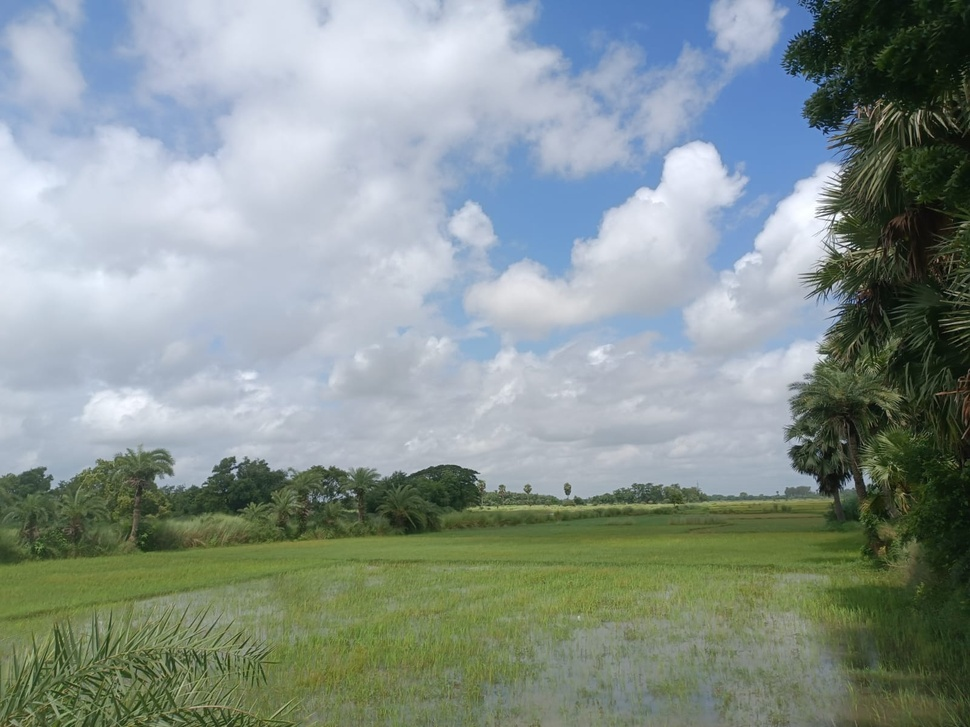
#> input picture musings/sample.jpg, 970 x 727 px, shrunk from 1600 x 1200 before the run
$ python smgbd.py
#> lines starting #> are read from the running program, lines starting #| are printed output that depends on the picture; long printed decimals are rounded
#> further down, image is the input picture: shape (727, 970, 3); mean R, G, B 135.3, 148.4, 144.4
#Compute GBD using segment maxima, enclose gamut surface using convex hull, triangulates to obtain the gamut volume in LAB units

import numpy as np
from skimage import io, color
import matplotlib.pyplot as plt
from scipy.spatial import ConvexHull
from mpl_toolkits.mplot3d.art3d import Poly3DCollection

def calculate_gbd_segment_maxima(image, m=16, n=16):
    # Convert the image to LAB color space
#> called with m = 16, n = 16
    lab_image = color.rgb2lab(image)
#> lab_image: shape (727, 970, 3) float64; mean of channels 0, 1, 2 59.6, -5, 1.2
    lab_flat = lab_image.reshape(-1, 3)

    # Convert LAB to spherical coordinates (using the formula for spherical coordinates in LAB)
    L, a, b = lab_flat[:, 0], lab_flat[:, 1], lab_flat[:, 2]
    radius = np.sqrt(a ** 2 + b ** 2)
    theta = np.degrees(np.arctan2(b, a)) % 360
    phi = np.degrees(np.arccos(L / 100.0))

    # Initialize the GBD matrix
    gbd_matrix = np.full((m, n, 3), -np.inf)

    # Populate the GBD matrix
    for i in range(len(L)):
        aindex = min(int(np.floor(theta[i] / (360 / m))), m - 1)
        yindex = min(int(np.floor(phi[i] / (180 / n))), n - 1)

        if radius[i] > gbd_matrix[aindex, yindex, 0]:
            gbd_matrix[aindex, yindex] = [radius[i], theta[i], phi[i]]
#> this loop made 705190 passes
#> (aindex, yindex) on passes 1 to 3: (12, 4), (12, 4), (12, 4)

    return gbd_matrix

def plot_gbd_with_convex_hull_and_calculate_volume(gbd_matrix, output_path='gamut_boundary.png'):
    # Convert spherical coordinates back to LAB for plotting
#> called with gbd_matrix = array of shape (16, 16, 3), output_path = 'gamut_boundary.png'
    radii = gbd_matrix[:, :, 0].flatten()
    thetas = np.radians(gbd_matrix[:, :, 1].flatten())
    phis = np.radians(gbd_matrix[:, :, 2].flatten())

    a_values = radii * np.cos(thetas)
    b_values = radii * np.sin(thetas)
    L_values = 100 * np.cos(phis)

    # Stack the LAB values to form the point cloud
    points = np.stack([L_values, a_values, b_values], axis=-1)
#> points = 256 rows, first 8: [nan, nan, nan], [nan, nan, nan], [nan, nan, nan], [nan, nan, nan], [nan, nan, nan], [54.1, 2.26, 0.81], [21.88, 4.68, 1.03], [10.95, 2.92, 1.08]

    # Filter out invalid points
    valid_points = points[np.isfinite(points).all(axis=1)]
#> valid_points = 94 rows, first 8: [54.1, 2.26, 0.81], [21.88, 4.68, 1.03], [10.95, 2.92, 1.08], [52.86, 3.62, 1.92], [19.95, 4.15, 2.98], [6.33, 5.32, 5.06], [39.48, 9.44, 12.6], [21.21, 9.78, 15.81]

    # Calculate the convex hull
    hull = ConvexHull(valid_points)

    # Plot the points and the convex hull
    fig = plt.figure()
    ax = fig.add_subplot(111, projection='3d')

    # Plot the LAB points
    ax.scatter(valid_points[:, 0], valid_points[:, 1], valid_points[:, 2],
               c=color.lab2rgb(valid_points.reshape(-1, 1, 3)).reshape(-1, 3), alpha=0.6)

    # Plot the convex hull
    for simplex in hull.simplices:
        ax.add_collection3d(Poly3DCollection([valid_points[simplex]], alpha=0.3, facecolor='cyan'))
#> this loop made 70 passes
#> simplex on passes 1 to 12: [80, 8, 5], [70, 27, 23], [6, 15, 16], [6, 74, 78], [86, 80, 5], [86, 80, 73], [86, 33, 5], [25, 33, 5], [25, 18, 5], [12, 8, 5], [12, 18, 5], [12, 18, 8]

    ax.set_xlabel('L*')
    ax.set_ylabel('a*')
    ax.set_zlabel('b*')
    ax.set_title('Segment Maxima Gamut Boundary Descriptor with Convex Hull in LAB Space', fontsize=8)

    # Save the plot without displaying it
    plt.savefig(output_path)
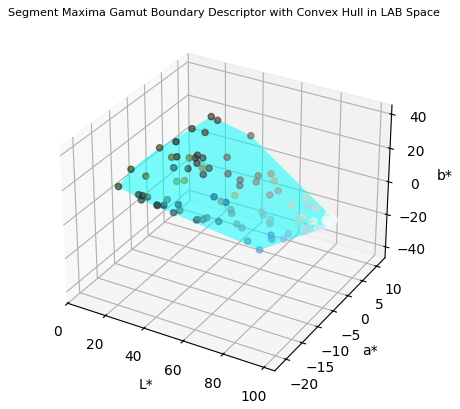
#> figure drawn by matplotlib, 1 panel
    plt.close()

    # Calculate and print the volume of the gamut
    gamut_volume = hull.volume
#> gamut_volume = 63323.2
    print(f"The volume of the gamut is: {gamut_volume} cubic LAB units")
#| The volume of the gamut is: 63323.188 cubic LAB units

# Example usage:
# Load your image
image = io.imread('sample.jpg')  # replace with your image path

# Calculate the GBD
gbd_matrix = calculate_gbd_segment_maxima(image, m=16, n=16)

# Plot the GBD, save the plot, and calculate the volume
plot_gbd_with_convex_hull_and_calculate_volume(gbd_matrix, output_path='gamut_boundary.png')

$ run again, with musings/DIY Spectrometer setup 1.jpg copied over musings/sample.jpg
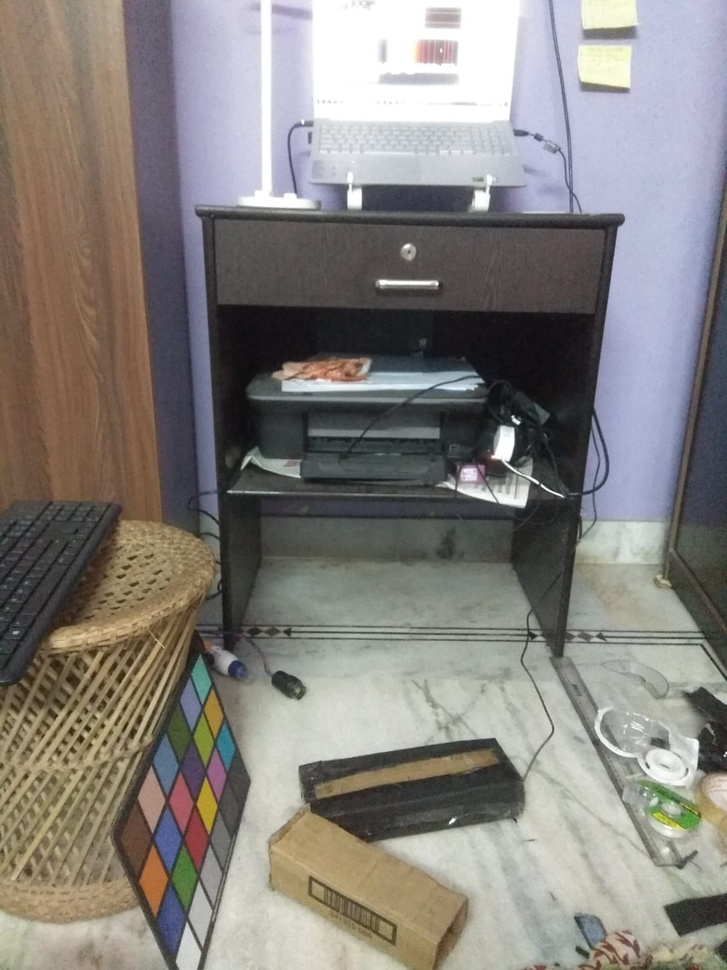
#> input picture musings/DIY Spectrometer setup 1.jpg, 727 x 970 px, shrunk from 1200 x 1600 before the run
#> image is the input picture: shape (970, 727, 3); mean R, G, B 134, 129.8, 125.5
#> lab_image: shape (970, 727, 3) float64; mean of channels 0, 1, 2 53.6, 1.2, 3.1
#> the loop in calculate_gbd_segment_maxima, `for i in range(len(L)):` made 705190 passes
#> (aindex, yindex) on passes 1 to 3: (3, 5), (3, 5), (3, 5)
#> points = 256 rows, first 8: [98.37, 1.99, 0.711], [94.62, 7.09, 0.395], [84.34, 8.36, 3.06], [73.68, 19.67, 5.36], [69.92, 18.57, 1.39], [38.29, 37.14, 14.86], [36.97, 38.7, 14.27], [17.92, 10.74, 2.92]
#> valid_points = 128 rows, first 8: [98.37, 1.99, 0.711], [94.62, 7.09, 0.395], [84.34, 8.36, 3.06], [73.68, 19.67, 5.36], [69.92, 18.57, 1.39], [38.29, 37.14, 14.86], [36.97, 38.7, 14.27], [17.92, 10.74, 2.92]
#> the loop in plot_gbd_with_convex_hull_and_calculate_volume, `for simplex in hull.simplices:` made 110 passes
#> simplex on passes 1 to 8: [15, 111, 79], [15, 111, 6], [98, 117, 101], [110, 117, 101], [110, 111, 6], [110, 117, 6], [85, 77, 79], [21, 11, 19]
#> in plot_gbd_with_convex_hull_and_calculate_volume, `plt.savefig(output_path)`:
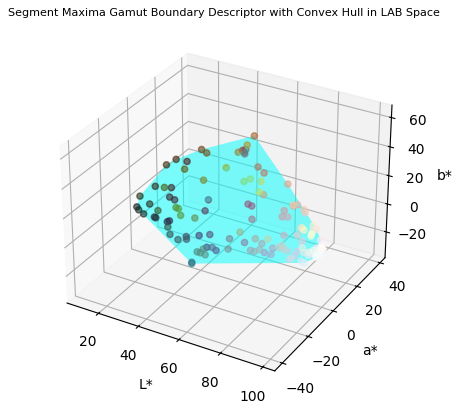
#> figure drawn by matplotlib, 1 panel
#> gamut_volume = 189308.3
#| The volume of the gamut is: 189308.349 cubic LAB units

$ run again, with musings/DIY Spectrometer setup 2.jpg copied over musings/sample.jpg
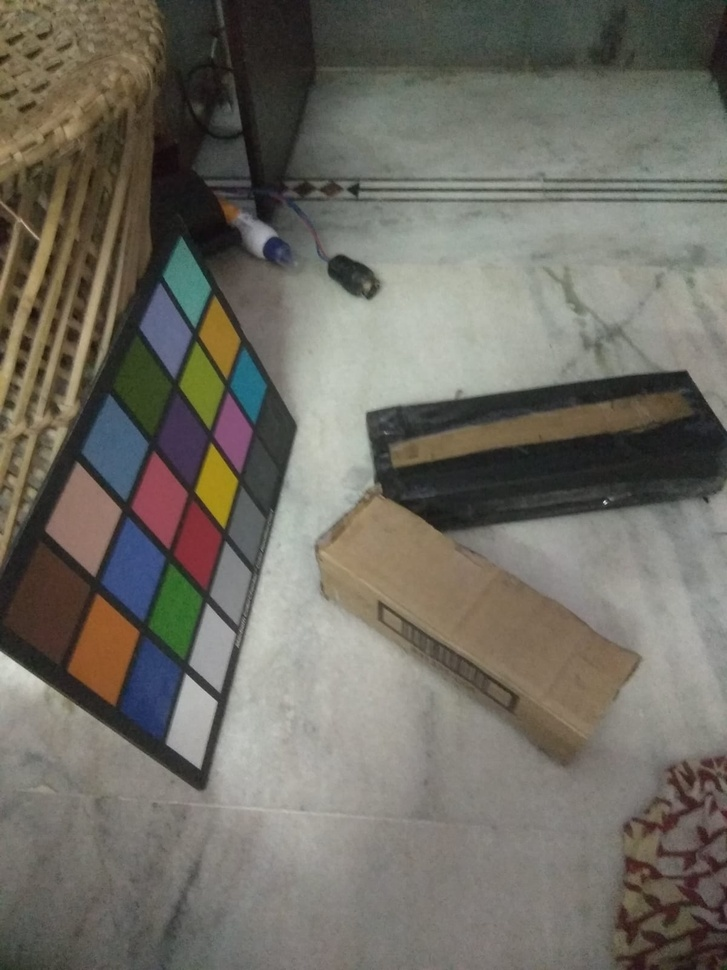
#> input picture musings/DIY Spectrometer setup 2.jpg, 727 x 970 px, shrunk from 1200 x 1600 before the run
#> image is the input picture: shape (970, 727, 3); mean R, G, B 111.6, 108.6, 99.6
#> lab_image: shape (970, 727, 3) float64; mean of channels 0, 1, 2 45.3, -0.2, 5.6
#> the loop in calculate_gbd_segment_maxima, `for i in range(len(L)):` made 705190 passes
#> (aindex, yindex) on passes 1 to 3: (3, 5), (3, 5), (4, 5)
#> points = 256 rows, first 8: [nan, nan, nan], [nan, nan, nan], [nan, nan, nan], [nan, nan, nan], [55.65, 3.95, 0.822], [41.11, 35.7, 8.24], [32.3, 37.97, 14.59], [19.37, 21.52, 8.17]
#> valid_points = 74 rows, first 8: [55.65, 3.95, 0.822], [41.11, 35.7, 8.24], [32.3, 37.97, 14.59], [19.37, 21.52, 8.17], [55.65, 3.78, 2.58], [51.07, 11.86, 10.69], [31.33, 35.9, 15.08], [18.8, 19.99, 8.7]
#> the loop in plot_gbd_with_convex_hull_and_calculate_volume, `for simplex in hull.simplices:` made 50 passes
#> simplex on passes 1 to 8: [67, 2, 66], [27, 32, 35], [27, 20, 35], [27, 20, 32], [38, 32, 35], [1, 67, 35], [1, 67, 2], [61, 50, 35]
#> in plot_gbd_with_convex_hull_and_calculate_volume, `plt.savefig(output_path)`:
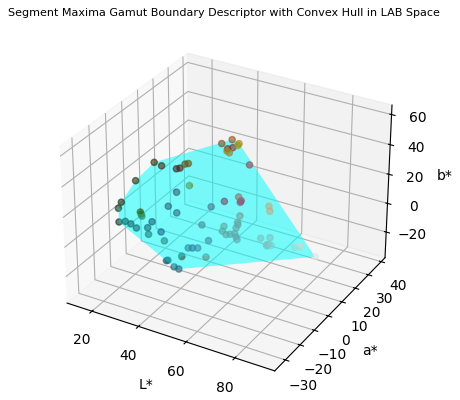
#> figure drawn by matplotlib, 1 panel
#> gamut_volume = 126500.7
#| The volume of the gamut is: 126500.722 cubic LAB units
